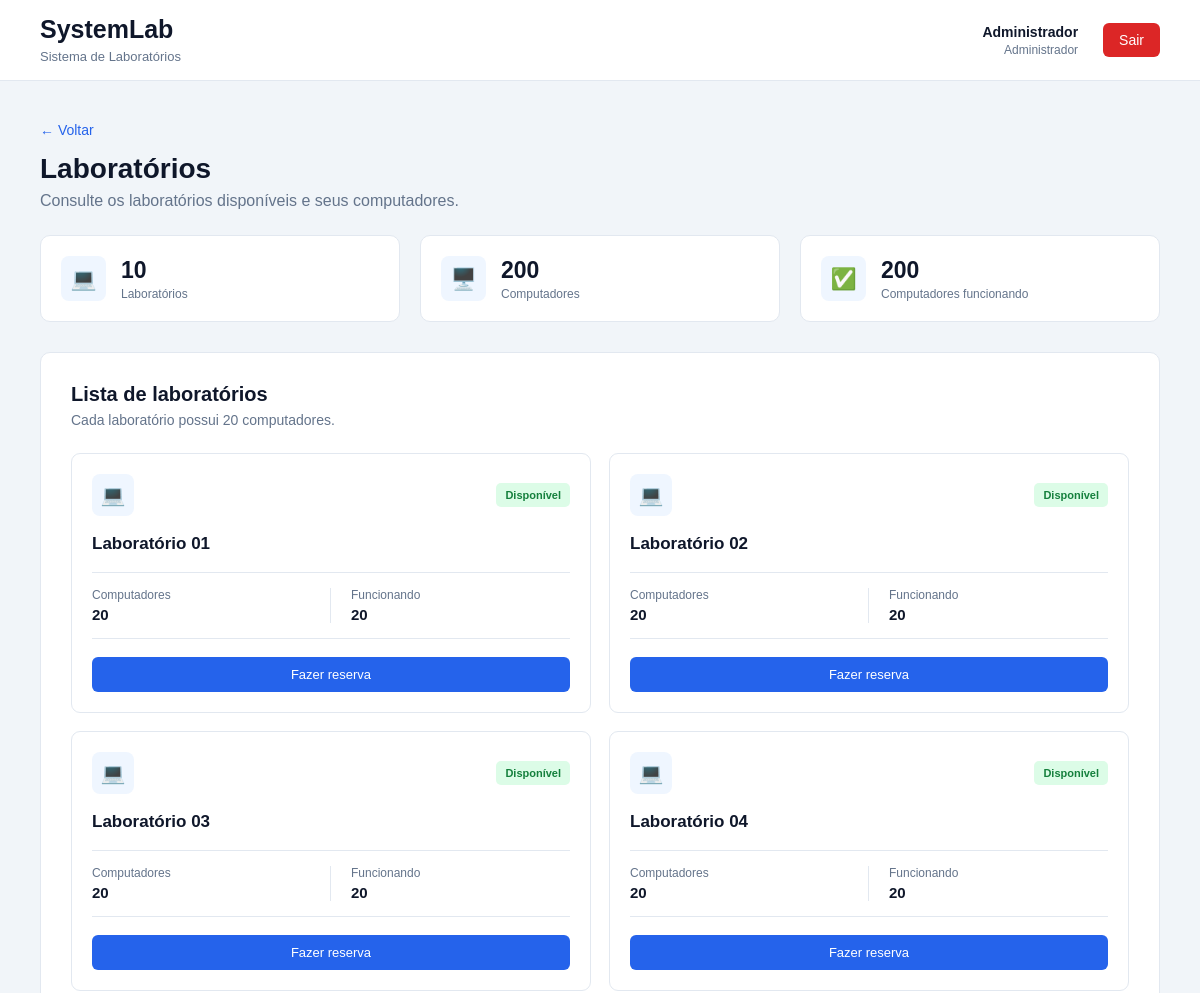
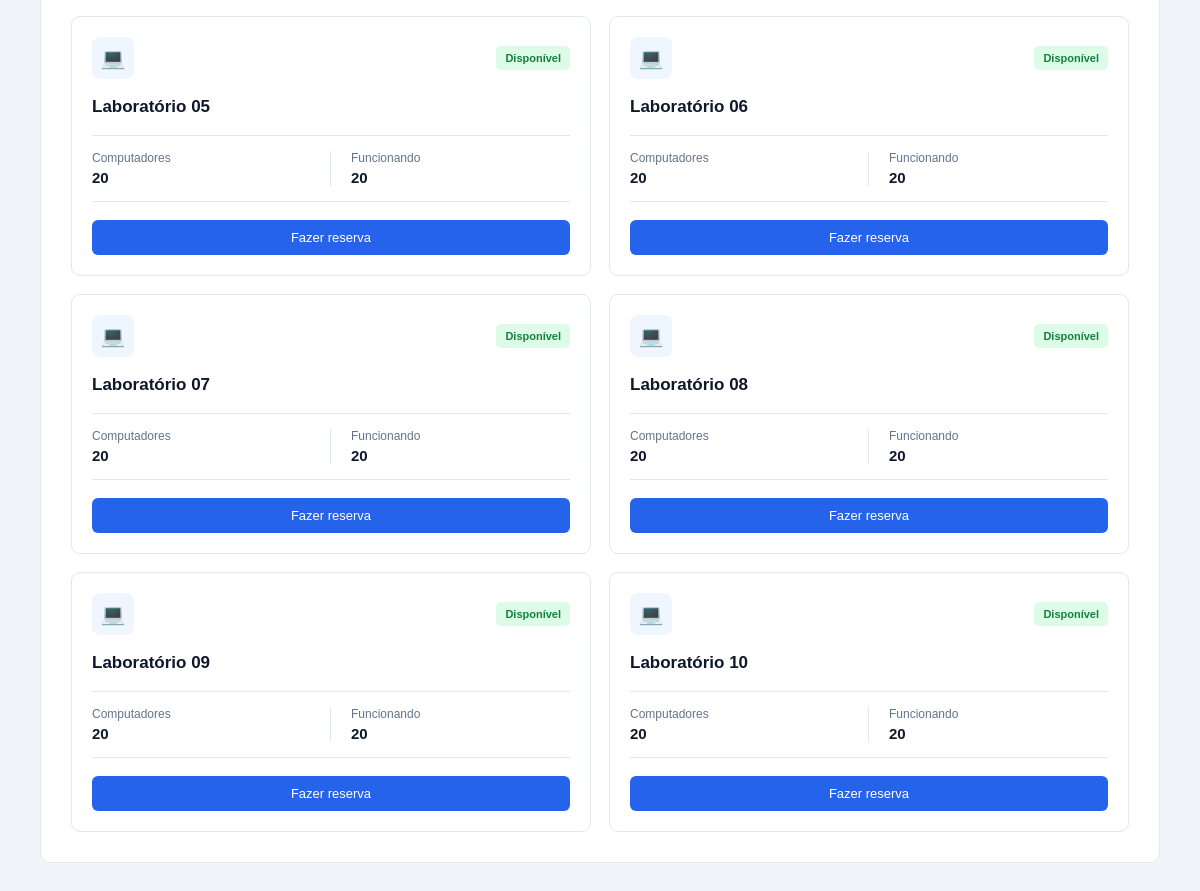
The page /laboratorios.php (signed in) on the database its author committed (2 pictures, top to bottom).
### tables this page shows
CREATE TABLE tb_salas (
    cd_sala INT PRIMARY KEY AUTO_INCREMENT,
    nm_sala VARCHAR(50) NOT NULL,
    nr_computadores INT NOT NULL DEFAULT 20,
    id_escola INT NOT NULL,
    FOREIGN KEY (id_escola) REFERENCES tb_escolas(cd_escola)
);

### laboratorios.php (the view, shortened to what this page needs)
<?php
require_once 'includes/conexao.php';
$usuario = $_SESSION['usuario'];
$tipo = $_SESSION['tipo'];
$sql = "
    SELECT
        s.cd_sala,
        s.nm_sala,
        s.nr_computadores,
        COUNT(c.cd_computador) AS total_computadores,
        SUM(
            CASE
                WHEN c.ds_status = 'Funcionando' THEN 1
                ELSE 0
            END
        ) AS computadores_funcionando
    FROM tb_salas s
    LEFT JOIN tb_computadores c
        ON c.id_sala = s.cd_sala
    GROUP BY
        s.cd_sala,
        s.nm_sala,
        s.nr_computadores
    ORDER BY s.cd_sala
";
$resultado = $conexao->query($sql);
$laboratorios = [];
if ($resultado) {
    while ($laboratorio = $resultado->fetch_assoc()) {
        $laboratorios[] = $laboratorio;
    }
}
$laboratoriosReservados = [];
$total_laboratorios = count($laboratorios);
$total_computadores = 0;
$total_funcionando = 0;
foreach ($laboratorios as $laboratorio) {
    $total_computadores +=
        (int) $laboratorio['total_computadores'];
    $total_funcionando +=
        (int) $laboratorio['computadores_funcionando'];
}
?>
<!DOCTYPE html>
<html lang="pt-br">
<head>
    <link
        rel="stylesheet"
        href="css/laboratorios.css"
    >
</head>
<body>
<header class="topo">
    <div class="logo">
        <h1>
            SystemLab
        </h1>
        <span>
            Sistema de Laboratórios
        </span>
    </div>
    <div class="usuario">
        <div class="usuario-info">
            <strong>
                <?= htmlspecialchars($usuario) ?>
            </strong>
            <span>
                <?= $tipo === 'administrador'
                    ? 'Administrador'
                    : 'Professor'
                ?>
            </span>
        </div>
        <a
            href="sair.php"
            class="sair"
        >
            Sair
        </a>
    </div>
</header>
<main class="conteudo">
    <div class="cabecalho">
        <a
            href="index.php"
            class="voltar"
        >
            ← Voltar
        </a>
        <h2>
            Laboratórios
        </h2>
        <p>
            Consulte os laboratórios disponíveis e seus computadores.
        </p>
    </div>
    <section class="resumo">
        <div class="resumo-card">
            <div class="icone">
                💻
            </div>
            <div>
                <strong>
                    <?= $total_laboratorios ?>
                </strong>
                <span>
                    Laboratórios
                </span>
            </div>
        </div>
        <div class="resumo-card">
            <div class="icone">
                🖥️
            </div>
            <div>
                <strong>
                    <?= $total_computadores ?>
                </strong>
                <span>
                    Computadores
                </span>
            </div>
        </div>
        <div class="resumo-card">
            <div class="icone">
                ✅
            </div>
            <div>
                <strong>
                    <?= $total_funcionando ?>
                </strong>
                <span>
                    Computadores funcionando
                </span>
            </div>
        </div>
    </section>
    <section class="laboratorios">
        <div class="titulo-secao">
            <h3>
                Lista de laboratórios
            </h3>
            <p>
                Cada laboratório possui 20 computadores.
            </p>
        </div>
        <div class="laboratorios-grid">
            <?php foreach ($laboratorios as $laboratorio): ?>
                <?php
                $id =
                    (int) $laboratorio['cd_sala'];
                $nome =
                    $laboratorio['nm_sala'];
                $total =
                    (int) $laboratorio['total_computadores'];
                $funcionando =
                    (int) $laboratorio['computadores_funcionando'];
                $reservado = in_array(
                    $id,
                    $laboratoriosReservados,
                    true
                );
                if ($total === 0) {
                    $status = 'Sem computadores';
                    $classeStatus = 'sem-computadores';
                } elseif ($reservado) {
                    $status = 'Reservado';
                    $classeStatus = 'reservado';
                } elseif ($funcionando === $total) {
                    $status = 'Disponível';
                    $classeStatus = 'disponivel';
                } else {
                    $status = 'Atenção';
                    $classeStatus = 'atencao';
                }
                ?>
                <div class="laboratorio">
                    <div class="laboratorio-topo">
                        <div class="icone-lab">
                            💻
                        </div>
                        <span class="status <?= $classeStatus ?>">
                            <?= htmlspecialchars($status) ?>
                        </span>
                    </div>
                    <h3>
                        <?= htmlspecialchars($nome) ?>
                    </h3>
                    <div class="informacoes">
                        <div>
                            <span>
                                Computadores
                            </span>
                            <strong>
                                <?= $total ?>
                            </strong>
                        </div>
                        <div>
                            <span>
                                Funcionando
                            </span>
                            <strong>
                                <?= $funcionando ?>
                            </strong>
                        </div>
                    </div>
                    <?php if ($reservado): ?>
                        <span class="botao botao-desabilitado">
                            Laboratório reservado
                        </span>
                    <?php else: ?>
                        <a
                            href="reservas.php?laboratorio=<?= $id ?>"
                            class="botao"
                        >
                            Fazer reserva
                        </a>
                    <?php endif; ?>
                </div>
            <?php endforeach; ?>
        </div>
    </section>
</main>
</body>
</html>

### css/laboratorios.css (style rules this page uses)
* { margin: 0; padding: 0; box-sizing: border-box; }
body { font-family: Arial, sans-serif; background-color: #f1f5f9; color: #0f172a; }
.topo { background-color: #ffffff; min-height: 75px; padding: 15px 40px; display: flex; align-items: center; justify-content: space-between; border-bottom: 1px solid #e2e8f0; }
.logo h1 { font-size: 25px; margin-bottom: 3px; }
.logo span { color: #64748b; font-size: 13px; }
.usuario { display: flex; align-items: center; gap: 25px; }
.usuario-info { display: flex; flex-direction: column; text-align: right; }
.usuario-info strong { font-size: 14px; }
.usuario-info span { color: #64748b; font-size: 12px; margin-top: 3px; }
.sair { text-decoration: none; color: #ffffff; background-color: #dc2626; padding: 9px 16px; border-radius: 6px; font-size: 14px; }
.conteudo { max-width: 1200px; margin: 0 auto; padding: 40px; }
.cabecalho { margin-bottom: 25px; }
.voltar { display: inline-block; color: #2563eb; text-decoration: none; font-size: 14px; margin-bottom: 15px; }
.cabecalho h2 { font-size: 28px; margin-bottom: 7px; }
.cabecalho p { color: #64748b; }
.resumo { display: grid; grid-template-columns: repeat(3, 1fr); gap: 20px; margin-bottom: 30px; }
.resumo-card { background-color: #ffffff; border: 1px solid #e2e8f0; border-radius: 10px; padding: 20px; display: flex; align-items: center; gap: 15px; }
.icone { width: 45px; height: 45px; display: flex; align-items: center; justify-content: center; background-color: #eff6ff; border-radius: 8px; font-size: 21px; }
.resumo-card div:last-child { display: flex; flex-direction: column; }
.resumo-card strong { font-size: 23px; }
.resumo-card span { color: #64748b; font-size: 12px; margin-top: 3px; }
.laboratorios { background-color: #ffffff; border: 1px solid #e2e8f0; border-radius: 10px; padding: 30px; }
.titulo-secao { margin-bottom: 25px; }
.titulo-secao h3 { font-size: 20px; margin-bottom: 6px; }
.titulo-secao p { color: #64748b; font-size: 14px; }
.laboratorios-grid { display: grid; grid-template-columns: repeat(2, 1fr); gap: 18px; }
.laboratorio { border: 1px solid #e2e8f0; border-radius: 9px; padding: 20px; transition: 0.2s; }
.laboratorio-topo { display: flex; justify-content: space-between; align-items: center; margin-bottom: 18px; }
.icone-lab { width: 42px; height: 42px; background-color: #eff6ff; border-radius: 8px; display: flex; align-items: center; justify-content: center; font-size: 20px; }
.status { background-color: #dcfce7; color: #15803d; padding: 6px 9px; border-radius: 5px; font-size: 11px; font-weight: bold; }
.status.disponivel { background-color: #dcfce7; color: #15803d; }
.laboratorio h3 { font-size: 17px; margin-bottom: 18px; }
.informacoes { display: grid; grid-template-columns: 1fr 1fr; border-top: 1px solid #e2e8f0; border-bottom: 1px solid #e2e8f0; padding: 15px 0; margin-bottom: 18px; }
.informacoes div { display: flex; flex-direction: column; }
.informacoes div:first-child { border-right: 1px solid #e2e8f0; }
.informacoes div:last-child { padding-left: 20px; }
.informacoes span { color: #64748b; font-size: 12px; margin-bottom: 4px; }
.informacoes strong { font-size: 15px; }
.botao { display: block; text-align: center; text-decoration: none; background-color: #2563eb; color: #ffffff; padding: 10px; border-radius: 6px; font-size: 13px; }

### rows shown on the page
tb_salas: status "Disponível", nm_sala "Laboratório 01", total "20", funcionando "20"
tb_salas: status "Disponível", nm_sala "Laboratório 02", total "20", funcionando "20"
tb_salas: status "Disponível", nm_sala "Laboratório 03", total "20", funcionando "20"
tb_salas: status "Disponível", nm_sala "Laboratório 04", total "20", funcionando "20"
tb_salas: status "Disponível", nm_sala "Laboratório 05", total "20", funcionando "20"
tb_salas: status "Disponível", nm_sala "Laboratório 06", total "20", funcionando "20"
tb_salas: status "Disponível", nm_sala "Laboratório 07", total "20", funcionando "20"
tb_salas: status "Disponível", nm_sala "Laboratório 08", total "20", funcionando "20"
tb_salas: status "Disponível", nm_sala "Laboratório 09", total "20", funcionando "20"
tb_salas: status "Disponível", nm_sala "Laboratório 10", total "20", funcionando "20"

### other values the page prints
$usuario "Administrador"
$total_laboratorios "10"
$total_computadores "200"
$total_funcionando "200"
